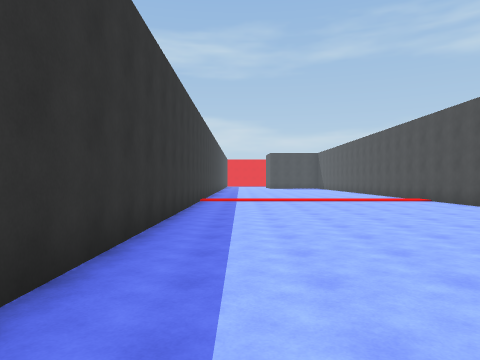
[1] (above)

16 first-person views from a walk through a Unity game level. The camera is 1.5 m above the floor, looks level and sees 70° across. The floor is counted in squares, 2 m on a side. Each view is taken from the middle of a square. On the plan, view 1 faces up. The plan holds only what a view shows up to about 11 squares ahead; the rest is blank. The place goes on beyond the plan. The player is left out.

[2]
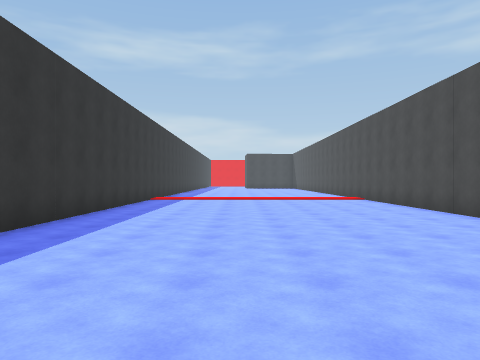

[3]
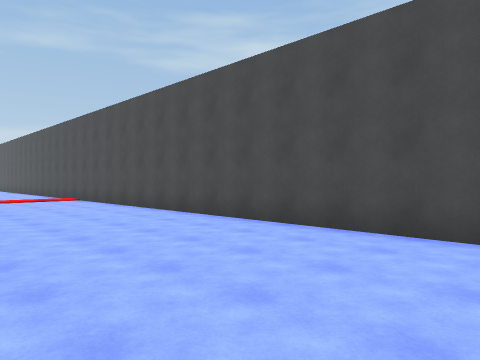

[4]
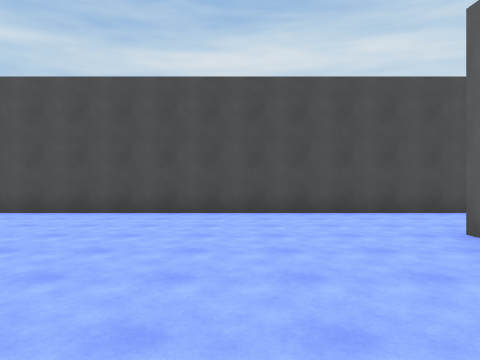

[5]
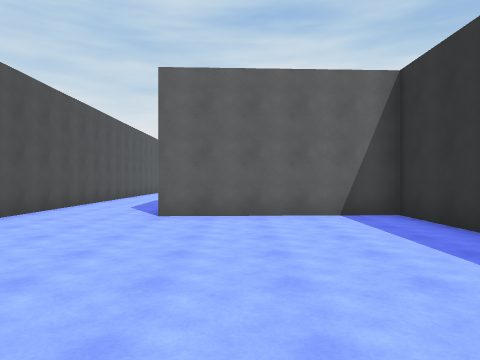

[6]
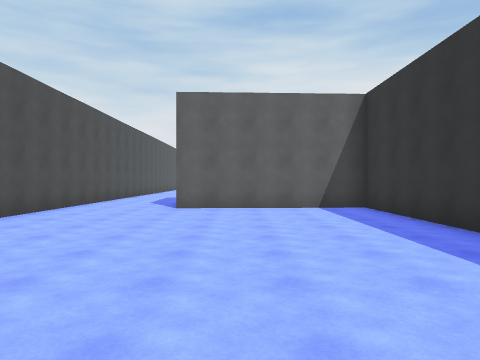

[7]
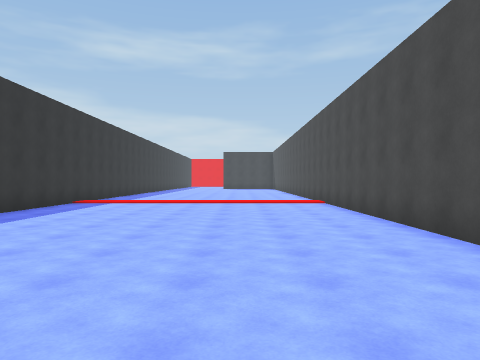

[8]
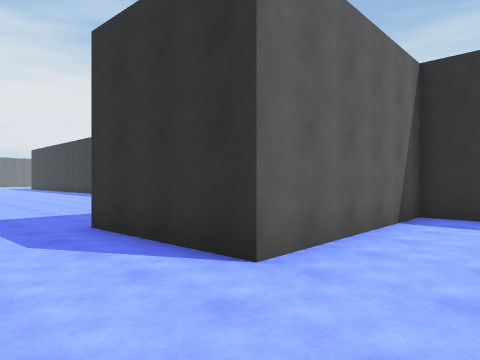

[9]
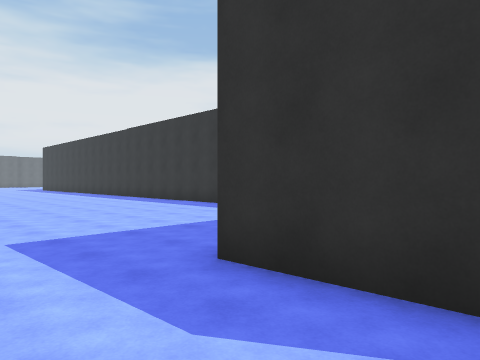

[10]
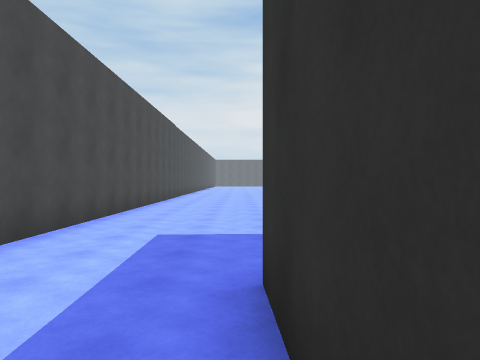

[11]
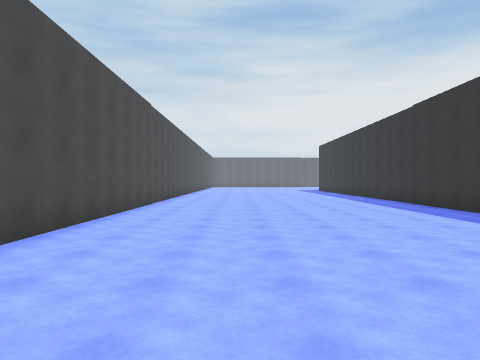

[12]
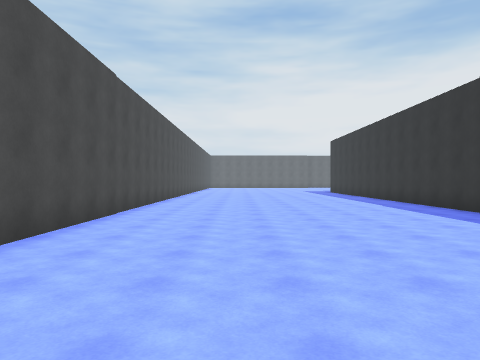

[13]
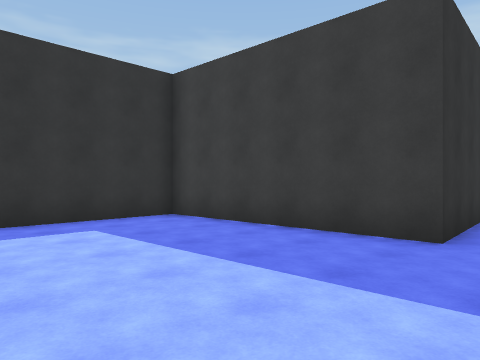

[14]
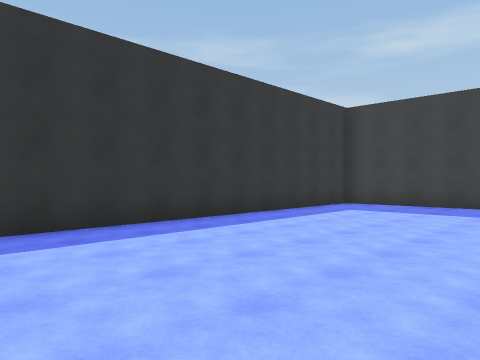

[15]
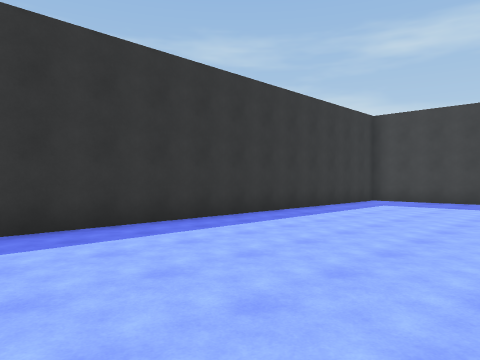

[16]
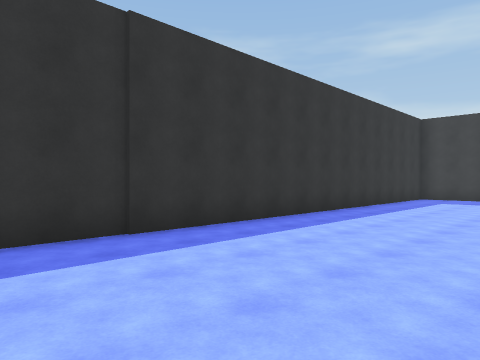

### Floor plan
Points are (right, up) in squares from view 1. A wall is a line through its corners. A room is listed if a view was taken in it or the views show most of it. See-through windows are left out.
Room 1 (views 1, 2, 3, 4, 5, 6, 7, 8)
walls: (-1.4, 12) (-1.4, -3.3) (3.7, -3.1); (6.8, -1.5) (6.8, 12)
ways out: opening at (5, -2.3) to room 2
Room 2 (views 9, 10, 11, 12, 13, 14, 15, 16)
walls: (6.8, -22) (6.8, -1.5); (3.7, -3.1) (3.8, -6.5) (-1.4, -6.7) (-1.4, -22)
ways out: opening at (5, -2.3) to room 1

Where each view was taken, in squares from view 1:
view 1: 0 up, 0 right, facing up
view 2: 1 down, 2 right, facing up
view 3: 1 down, 2 right, facing up-right
view 4: 0 up, 1 left, facing right
view 5: 4 up, 2 right, facing down
view 6: 6 up, 2 right, facing down
view 7: 1 up, 4 right, facing up
view 8: 1 down, 6 right, facing down-left
view 9: 4 down, 6 right, facing down-left
view 10: 4 down, 4 right, facing down
view 11: 8 down, 4 right, facing down
view 12: 11 down, 4 right, facing down
view 13: 11 down, 5 right, facing up-left
view 14: 17 down, 4 right, facing up-left
view 15: 19 down, 4 right, facing up-left
view 16: 21 down, 3 right, facing up-left
